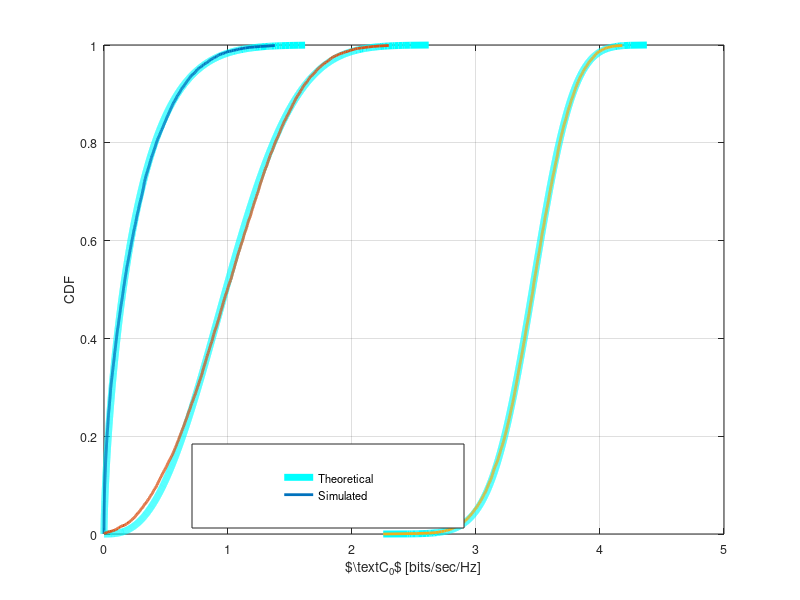

The MATLAB source for this figure: (Note: this script raises an error after producing the figure.)
%% This matlab script validates analytical expression for pdf C_0 charterized using
%% Gamma approximation for different value of SNR_s

clear all;
close all;

analysis = 0;                                           % Enable it for performing a complete new analysis
                                                        % otherwise a mat file is read 

if analysis
        M = 1e4;                                % Number of realizations
        snr_s = 10.^([-10 0 10]/10);             % received snr for the channel g_s  
        noise_power = 10^(-100/10);             % Noise power at SR 
        E_s = 1;                                % Pilot Energy 
        N_s = 10;                               % Number of Pilot Symobols 
        sigma_est_error = noise_power/N_s;      % Variance of the Estimation error for h_s 
        dof_s = 1;                              % Degree of freedom = 1
        g_s_hat = zeros(1,M);                   % Estimated power gain for the channel g_s        
        CDF_C0_sim = zeros(length(snr_s), M);   % Buffer to store the simulated CDF values 
        CDF_C0_ana = zeros(length(snr_s), M);   % Buffer to store the analytic CDF values 
        
        C0_pts = zeros(length(snr_s),M);        % Buffer to store the C0 points for the distribution function
        
        for k = 1:length(snr_s)
           %% Simulation
           %% g_hat_s is supposed to be non-central chi squared distributed with degree of freedom = 1 
            g_s = snr_s(k) * noise_power;        % Power gain for the channel g_s    
            tran_snr_ST = snr_s(k) / g_s;        % Transmitted SNR = Transmitted power at PT/Noise at SR  = received SNR / g_s            
            for i=1:M
                g_s_hat(i) = sum(normrnd(sqrt(g_s), sqrt(sigma_est_error), 1, dof_s).^2);
            end

           %% density of the SNR_s
            lambda_s = dof_s *  g_s / sigma_est_error;
            snr_s_hat = tran_snr_ST * (g_s_hat);                
            mean_ana_s = sigma_est_error * tran_snr_ST * (dof_s + lambda_s);
            var_ana_s = (sigma_est_error)^2 * tran_snr_ST^2 * (2 * dof_s + 4 * lambda_s);
            mean_sim_s = mean(snr_s_hat);
            var_sim_s = var(snr_s_hat);        

           %% Gammma Approximation 
            b_gamma_s = var_ana_s/mean_ana_s;
            a_gamma_s = mean_ana_s/b_gamma_s;

           %% CDF of Capacity C_0 = log2(1 + SNR_s)         
            
           %% Emperical CDF
            C_0 = log2(ones(1,M) +  snr_s_hat);
            [CDF_C0_temp, C0_pts(k,:),~,~,eid] = cdfcalc(C_0);
            CDF_C0_sim(k,:) = CDF_C0_temp(1:M);

           %% Analytic CDF
            for j=1:M
                func_C0 = @(t) 2.^(t) * log(2) .* 1/b_gamma_s^(a_gamma_s)...
                    .* (2.^t - 1).^(a_gamma_s - 1)/gamma(a_gamma_s)...
                    .* exp(- (2.^t - 1)/b_gamma_s);
                CDF_C0_ana(k,j) = integral(func_C0, 0, C0_pts(k,j));
            end
        end
        save('results_CDF_C0_diff_SNR_s.mat');
end
load('results_CDF_C0_diff_SNR_s.mat');
        
% Plotting Curves
figure(1);
diff = 10;
sim = 1:diff:M;

k = 1;
plot(C0_pts(k, :), CDF_C0_ana(k, :), 'c-', 'Linewidth',5);
hold on,
plot(C0_pts(k, sim), CDF_C0_sim(k, sim), '-', 'Linewidth',2);


k = 2;
hold on,
plot(C0_pts(k, :), CDF_C0_ana(k, :), 'c-', 'Linewidth',5);
hold on,
plot(C0_pts(k, sim), CDF_C0_sim(k, sim), '-', 'Linewidth',2);

k = 3;
hold on,
plot(C0_pts(k, :), CDF_C0_ana(k, :), 'c-', 'Linewidth',5);
hold on,
plot(C0_pts(k, sim), CDF_C0_sim(k, sim), '-', 'Linewidth',2);

Fontsize = 9;
grid on;
xlabel('$\text{C}_0$ [bits/sec/Hz]','FontSize',Fontsize);
ylabel('CDF','FontSize',Fontsize);
hl = legend('Theoretical', 'Simulated');
set(hl, 'position',[0.24 0.12 0.34 0.14]);
set(gca,'FontSize',Fontsize);
laprint(1, '../figures/fig_CDF_C0_diff_SNR_s', 'options', 'factory', 'width', 8, 'scalefonts',...
    'on', 'factor',0.5, 'keepfontprops', 'on');
